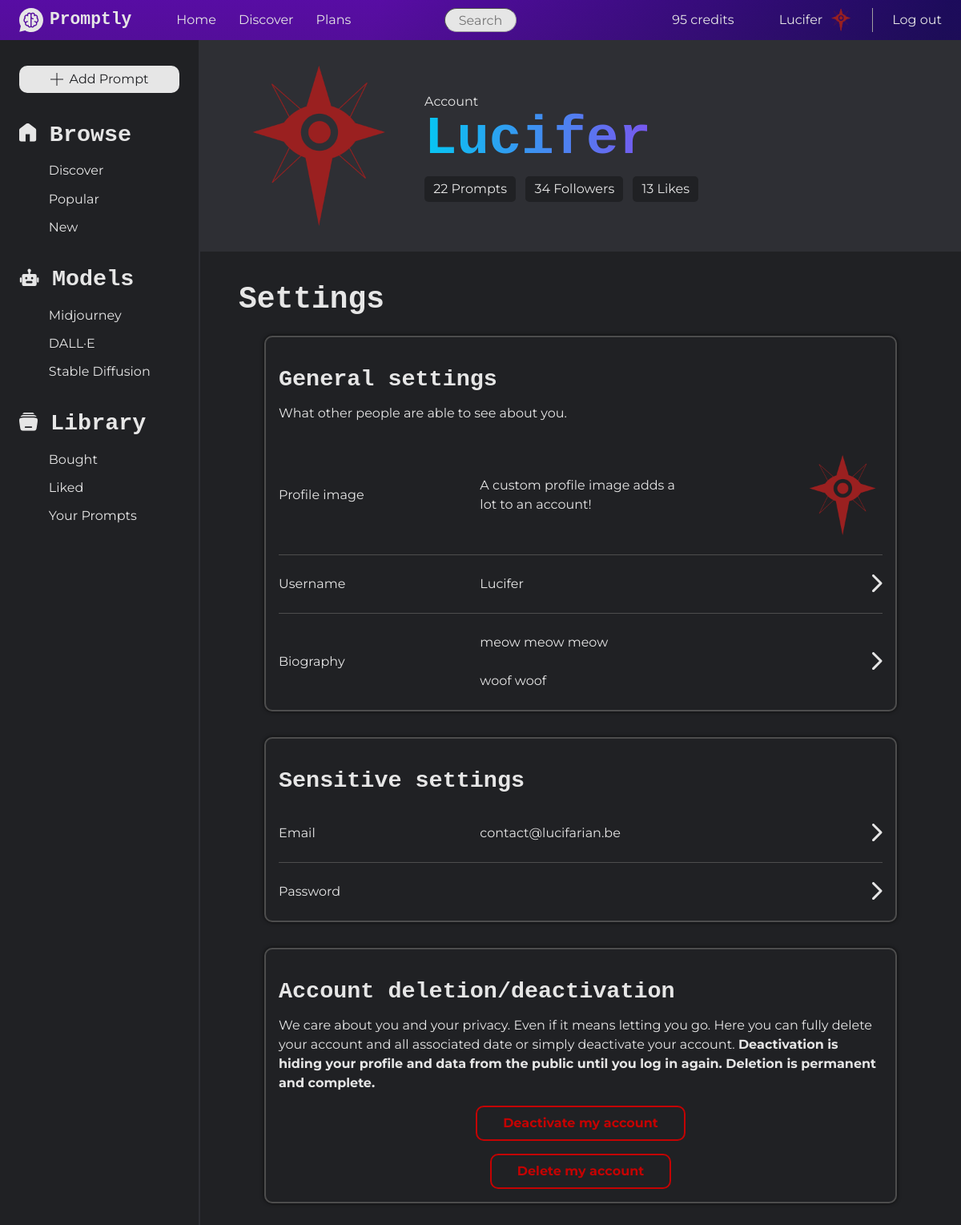
Page /settings.php (signed in) on the committed database.
### tables this page shows
CREATE TABLE `ai_models` (
  `id` int(11) NOT NULL,
  `name` varchar(50) NOT NULL,
  `description` varchar(300) NOT NULL,
  `versions` text NOT NULL,
  `icon` varchar(300) NOT NULL
);

CREATE TABLE `users` (
  `id` int(11) NOT NULL,
  `username` varchar(300) NOT NULL,
  `email` varchar(300) NOT NULL,
  `password` varchar(300) NOT NULL,
  `biography` varchar(150) DEFAULT NULL,
  `profile_pic` varchar(300) NOT NULL DEFAULT 'assets/images/site/default-user-pic.svg',
  `date_created` datetime NOT NULL DEFAULT current_timestamp(),
  `email_verified` tinyint(1) NOT NULL DEFAULT 0,
  `last_login` datetime DEFAULT NULL,
  `credits` int(11) NOT NULL DEFAULT 0,
  `active` tinyint(1) NOT NULL DEFAULT 1
);

### classes/Prompt.php (called while the page is built, shortened)
<?php
class Prompt
{
    public static function getAllModels()
    {
        $PDO = Database::getInstance();
        $stmt = $PDO->query("select * from ai_models");
        $stmt->execute();
        return $stmt->fetchAll(PDO::FETCH_ASSOC);
    }
}

### classes/User.php (called while the page is built, shortened)
<?php
class User
{
    public static function getUserById (int $id): array
    {
        $PDO = Database::getInstance();
        $stmt = $PDO->prepare("SELECT * FROM `users` WHERE id = :id AND active = 1");
        $stmt->bindValue(":id", $id);
        $stmt->execute();
        $result = $stmt->fetch();
        return $result;
    }
}

### settings.php (the view, shortened to what this page needs)
<?php
include_once(__DIR__ . "/classes/User.php");
$user = User::getUserById($_SESSION['userId']);
?><!DOCTYPE html>
<html lang="en">
<head>
    <link rel="stylesheet" href="css/main.css">
    <link rel="stylesheet" href="css/platform.css">
</head>
<body>
    <?php include_once(__DIR__ . "/partials/nav.inc.php"); ?>
    <main>
        <?php include_once(__DIR__ . "/partials/aside.inc.php"); ?>
        <div>
            <header id="profile-header">
                <div id="profile-header-div" class="center">
                    <figure style="background-image: url(<?php echo $user['profile_pic'] ?>);"></figure>
                    <div>
                        <p style="margin-bottom: -1rem;">Account</p>
                        <h1 id="profile-header-username"><?php echo htmlspecialchars($user['username']); ?></h1>
                        <div id="profile-header-information">
                            <span>22 Prompts</span>
                            <span>34 Followers</span>
                            <span>13 Likes</span>
                        </div>
                    </div>
                </div>
            </header>
            <div style="padding: 0 3rem">
                <div class="center" data-div="settingsDiv">
                    <h1>Settings</h1>
                    <section class="settings-section">
                        <h2>General settings</h2>
                        <p>What other people are able to see about you.</p>
                        <a href="#" id="settings-profile-img" data-button="profileImage">
                            <span>Profile image</span>
                            <span>A custom profile image adds a lot to an account!</span>
                            <div class="profile-image">
                                <figure style="background-image: url(<?php echo $user['profile_pic']; ?>);"></figure>
                            </div>
                        </a>
                        <a href="#" data-button="username">
                            <span>Username</span>
                            <span><?php echo htmlspecialchars($user['username']); ?></span>
                            <figure class="right-arrow"></figure>
                        </a>
                        <a href="#" data-button="biography">
                            <span>Biography</span>
                            <span><?php echo nl2br(htmlspecialchars($user['biography'])); ?></span>
                            <figure class="right-arrow"></figure>
                        </a>
                    </section>
                    <section class="settings-section">
                        <h2>Sensitive settings</h2>
                        <a href="#">
                            <span>Email</span>
                            <span><?php echo htmlspecialchars($user['email']); ?></span>
                            <figure class="right-arrow"></figure>
                        </a>
                        <a href="#" data-button="password">
                            <span>Password</span>
                            <figure class="right-arrow"></figure>
                        </a>
                    </section>
                    <section class="settings-section">
                        <h2>Account deletion/deactivation</h2>
                        <p>We care about you and your privacy. Even if it means letting you go. Here you can fully delete your account and all associated date or simply deactivate your account. <strong>Deactivation is hiding your profile and data from the public until you log in again. Deletion is permanent and complete.</strong></p>
                        <div id="deletion-container">
                            <a href="#" class="button" data-button="deactivation">Deactivate my account</a>
                            <a href="#" class="button" data-button="deletion">Delete my account</a>
                        </div>
                    </section>
                </div>
            </div>
        </div>
    </main>
</body>
</html>

### partials/aside.inc.php
<?php
include_once($_SERVER['DOCUMENT_ROOT'] . __ROOT__ . 'classes/Prompt.php');
$models = Prompt::getAllModels();
?><aside>
    <nav aria-label="Platform/tab navigator" id="aside-nav">
        <a class="button primary-btn-white" href="<?php echo __ROOT__; ?>tools/add-prompt">
            <img src="<?php echo __ROOT__; ?>/assets/images/site/plus-icon.svg" alt="Icon of a plus">
            <span>Add Prompt</span>
        </a>
        <div>
            <a href="<?php echo __ROOT__; ?>discover" class="aside-title">
                <img src="<?php echo __ROOT__ ;?>/assets/images/site/home-icon.svg" alt="Home icon">
                <h2>Browse</h2>
            </a>
            <ul class="aside-ul">
                <li><a href="<?php echo __ROOT__; ?>discover">Discover</a></li>
                <li><a href="<?php echo __ROOT__; ?>all-prompts?order=popular">Popular</a></li>
                <li><a href="<?php echo __ROOT__; ?>all-prompts?order=new">New</a></li>
            </ul>
        </div>
        <div id="aside-models">
            <div class="aside-title">
                <img src="<?php echo __ROOT__ ;?>/assets/images/site/robot-icon.svg" alt="Model icon">
                <h2>Models</h2>
            </div>
            <ul class="aside-ul">
                <?php foreach ($models as $model) : ?>
                    <li><a href="<?php echo __ROOT__; ?>all-prompts?models=<?php echo $model['id']; ?>"><?php echo $model['name']; ?></a></li>
                <?php endforeach; ?>
            </ul>
        </div>
        <div>
            <a href="#" class="aside-title">
                <img src="<?php echo __ROOT__ ;?>/assets/images/site/library-icon.svg" alt="Library icon">
                <h2>Library</h2>
            </a>
            <ul class="aside-ul">
                <li><a href="#">Bought</a></li>
                <li><a href="#">Liked</a></li>
                <li><a href="#">Your Prompts</a></li>
            </ul>
        </div>
    </nav>
</aside>
<div id="aside-placeholder"></div>

### css/main.css (style rules this page uses)
:root { --dark-grey: #202124; --purple: #6F04D9; --dark-blue: #1B0273; --medium-blue: #3866F2; --light-medium-blue: #0597F2; --light-blue: #05C7F2; --off-white: #E6E6E6; --grey-1: #A0A0A0; --grey-2: #2E2F34; --grey-3: #4E4E4E; --red: rgb(196, 2, 2); --green: rgb(29, 124, 29); --blue-purple-gradient: linear-gradient(90.77deg, #05C7F2 0%, #953CEE 100%); --purple-gradient: linear-gradient(105.4deg, #6F04D9 39.2%, #1B0273 97.9%); --small-size: 0.75rem; --body-size: 1rem; --h3-size: 1.333rem; --h2-size: 1.777rem; --h1-size: 2.369rem; --large-size: 3.157rem; --very-large-size: 4.209rem; }
html, body { min-height: 100vh; background-color: var(--dark-grey); }
body { color: var(--off-white); }
p, small, figcaption, a, span, label, input, textarea, select, option, legend { font-family: "Montserrat", sans-serif; font-weight: 400; }
h1, h2, h3, h1 > span, h2 > span, h3 > span { font-family: "Lekton", monospace; font-weight: bold; }
h2 { font-size: var(--h2-size); }
h1 { font-size: var(--h1-size); }
a { color: var(--off-white); text-decoration: none; }
a > img { display: inline-block; }
a:has(img) { display: flex; align-items: center; justify-content: center; gap: 0.5rem }
.primary-btn-white { padding: 0.3rem 1rem; text-align: center; cursor: pointer; text-decoration: none; color: var(--dark-grey); background-color: var(--off-white); border-radius: 10px; border: none; }
.button { transition: transform 100ms; }
*, *::before, *::after { box-sizing: border-box; }
* { margin: 0; }
body { line-height: 1.5; -webkit-font-smoothing: antialiased; }
img, picture, video, canvas, svg { display: block; max-width: 100%; }
p, h1, h2, h3, h4, h5, h6 { overflow-wrap: break-word; }

### rows in the picture
ai_models: name "Midjourney"
ai_models: name "DALL·E"
ai_models: name "Stable Diffusion"
users: profile_pic (picture), username "Lucifer", biography "meow meow meow woof woof", email "contact@lucifarian.be"

### other values in the picture
$_SESSION['username'] "Lucifer"
